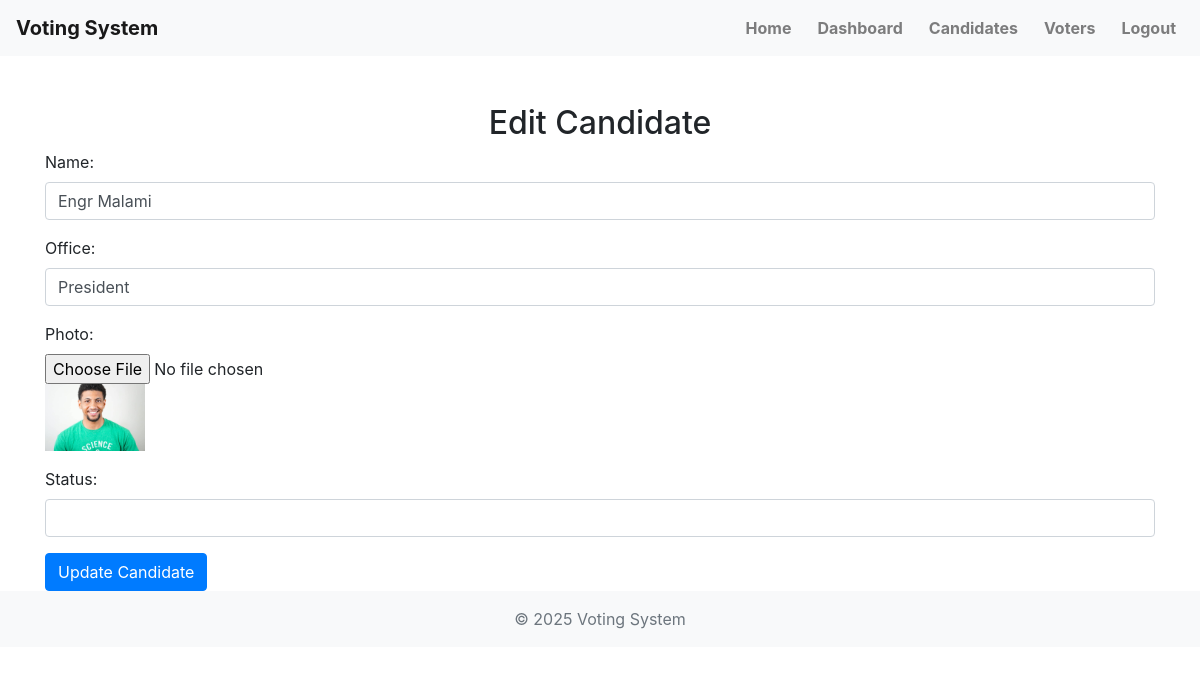
The page /admin/edit_candidate.php?id=1 (signed in) on the database its author committed.
### tables this page shows
CREATE TABLE IF NOT EXISTS `candidates` (
  `id` int(11) NOT NULL AUTO_INCREMENT,
  `name` varchar(255) NOT NULL,
  `email` varchar(255) NOT NULL,
  `office` varchar(255) NOT NULL,
  `faculty` varchar(255) NOT NULL,
  `department` varchar(255) NOT NULL,
  `level` varchar(255) NOT NULL,
  `photo` varchar(255) NOT NULL,
  `approved` tinyint(1) NOT NULL DEFAULT 0,
  `election_id` int(11) NOT NULL,
  `office_id` int(11) NOT NULL,
  `votes` int(11) DEFAULT 0,
  `user_type` varchar(50) NOT NULL DEFAULT 'candidate',
  PRIMARY KEY (`id`),
  KEY `fk_office` (`office_id`),
  KEY `fk_election` (`election_id`)
);

### admin/edit_candidate.php (the view, shortened to what this page needs)
<?php
$id = $_GET['id'];
$query = "SELECT * FROM candidates WHERE id = ?";
$stmt = mysqli_prepare($conn, $query);
mysqli_stmt_bind_param($stmt, 'i', $id);
mysqli_stmt_execute($stmt);
$result = mysqli_stmt_get_result($stmt);
$candidate = mysqli_fetch_assoc($result);
?>
<?php include('../includes/header.php'); ?>
<div class="container mt-5">
    <h2 class="text-center">Edit Candidate</h2>
    <form method="post" action="edit_candidate.php?id=<?= htmlspecialchars($candidate['id']) ?>" enctype="multipart/form-data">
        <div class="form-group">
            <label for="name">Name:</label>
            <input type="text" class="form-control" id="name" name="name" value="<?= htmlspecialchars($candidate['name']) ?>" required>
        </div>
        <div class="form-group">
            <label for="office">Office:</label>
            <input type="text" class="form-control" id="office" name="office" value="<?= htmlspecialchars($candidate['office']) ?>" required>
        </div>
        <div class="form-group">
            <label for="photo">Photo:</label>
            <input type="file" class="form-control-file" id="photo" name="photo">
            <img src="../uploads/<?= htmlspecialchars($candidate['photo']) ?>" alt="Candidate Photo" width="100">
        </div>
        <div class="form-group">
            <label for="status">Status:</label>
            <input type="text" class="form-control" id="status" name="status" value="<?= htmlspecialchars($candidate['status']) ?>" required>
        </div>
        <button type="submit" class="btn btn-primary">Update Candidate</button>
    </form>
</div>
<?php include('../includes/footer.php'); ?>

### assets/css/custom.css (style rules this page uses)
body { background-color: #f8f9fa; color: #343a40; }
.btn-primary, .btn-success, .btn-info, .btn-danger { border-radius: 20px; }
.btn { border-radius: 20px; }

### rows shown on the page
candidates: name "Engr Malami", office "President", photo (picture)
